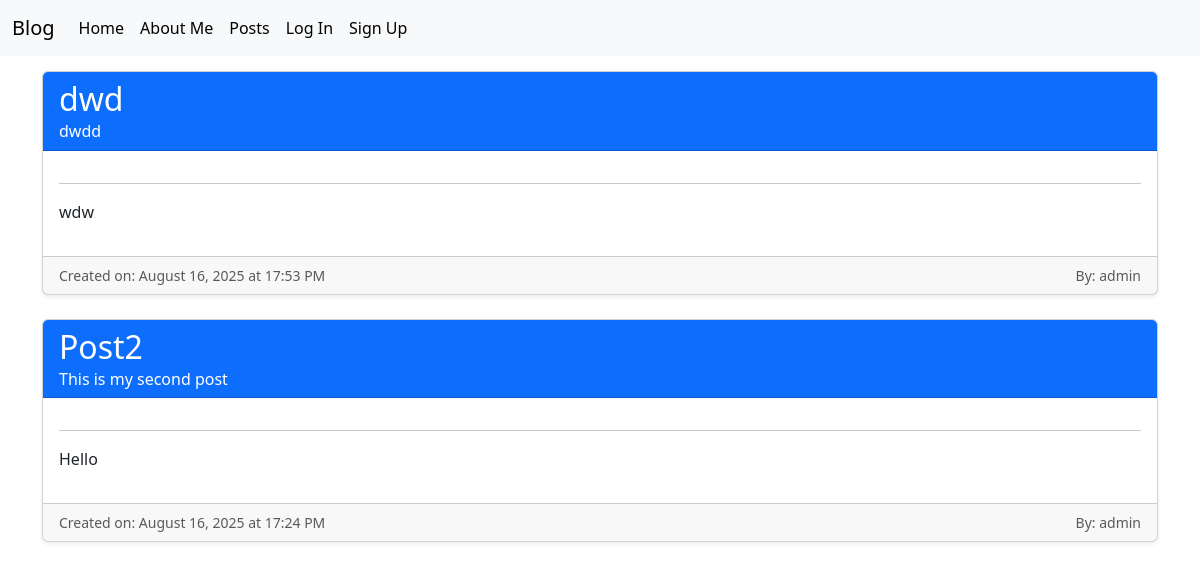
Page /posts/list/ on the earlier database version.
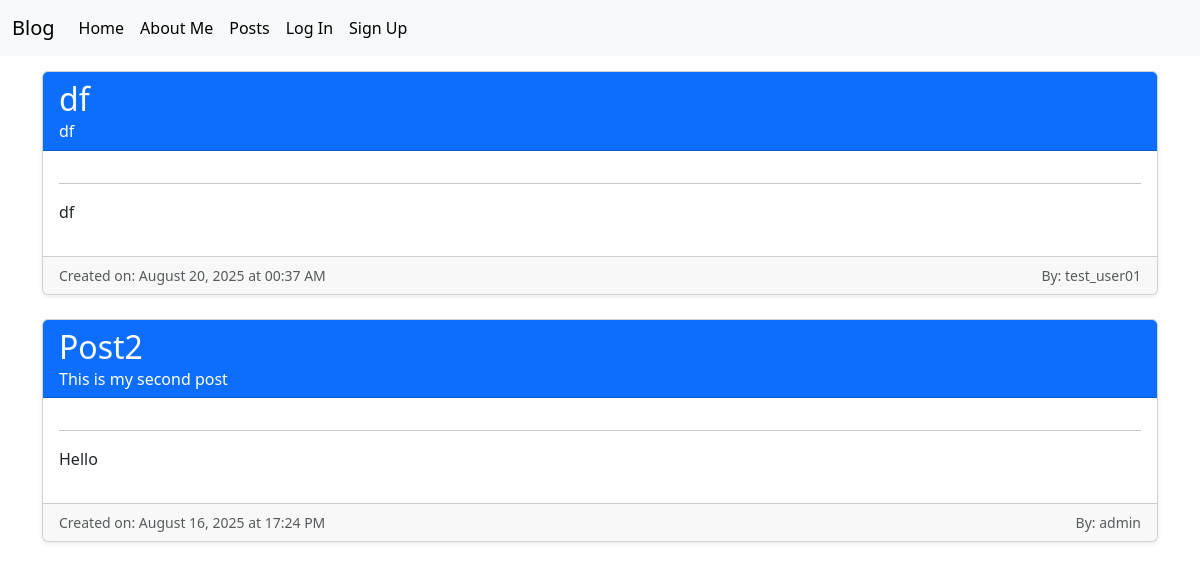
Same page on the later database version.
### posts/models.py (models this page shows, shortened)
class Post(models.Model):
    title = models.CharField(max_length=128)
    subtitle = models.CharField(max_length=256)
    body = models.TextField()
    author = models.ForeignKey(
        get_user_model(),
        on_delete=models.CASCADE
    )
    status = models.ForeignKey(
        Status,
        on_delete=models.CASCADE
    )
    created_on = models.DateTimeField(auto_now_add=True)

### posts/views.py (the view)
# urls.py: path("list/", PostListView.as_view(), name="post_list"),
class PostListView(ListView):
    template_name = "posts/list.html"
    model = Post
    context_object_name = "post_list"
    def get_queryset(self):
        status = Status.objects.get(name="published")
        return Post.objects.filter(status=status).order_by("created_on").reverse()

### templates/posts/list.html (shortened to what this page needs)
{% extends 'base.html' %}
{% block content %}
    <div class="container" style="margin-top: 15px;">
        {% for item in post_list %}
            <div class="card mb-4 shadow-sm">
                <div class="card-header bg-primary text-white">
                    <h2 class="card-title"><a href="{% url 'post_detail' item.id %}" class="card-title" style="text-decoration: none;">{{item.title}}</a></h2>
                    <h6 class="card-subtitle">{{item.subtitle}}</h6>
                </div>
                <div class="card-body">
                    <hr>
                    <div class="mb-3">
                        {{item.body|safe}}
                    </div>
                </div>
                <div class="card-footer d-flex justify-content-between text-muted">
                    <small>Created on: {{item.created_on|date:"F d, Y \a\t H:i A"}}</small>
                    <small>By: {{item.author.username}}</small>
                </div>
            </div>
        {% endfor %}
    </div>
{% endblock %}

### templates/base.html (shortened to what this page needs)
{% load static %}
<!DOCTYPE html>
<html lang="en">
  <head>
    <link
      href="https://cdn.jsdelivr.net/npm/bootstrap@5.3.7/dist/css/bootstrap.min.css"
      rel="stylesheet"
    />
    <link rel="stylesheet" href="https://cdn.jsdelivr.net/npm/bootstrap-icons@1.13.1/font/bootstrap-icons.min.css">
  </head>
  <body>
    {% include 'navbar.html'  %}
    <div>{% block content %} {% endblock content %}</div>
  </body>
</html>

### templates/navbar.html (shortened to what this page needs)
{% load static %}
<nav class="navbar navbar-expand-lg bg-body-tertiary">
  <div class="container-fluid">
    <a class="navbar-brand" href="{% url 'home' %}">Blog</a>
    <div class="collapse navbar-collapse" id="navbarSupportedContent">
      <ul class="navbar-nav me-auto mb-2 mb-lg-0">
        <li class="nav-item">
          <a
            class="nav-link active"
            aria-current="page"
            href="{% url 'homeTwo' %}"
            >Home</a
          >
        </li>
        <li class="nav-item">
          <a class="nav-link active" href="{% url 'about' %}">About Me</a>
        </li>
        <li class="nav-item">
          <a class="nav-link active" href="{% url 'post_list' %}">Posts</a>
        </li>
        {% if user.is_authenticated %}
        <li class="nav-item">
          <a class="nav-link active" href="{% url 'new_post' %}">New Post</a>
        </li>
        <li class="nav-item">
          <form method="post" action="{% url 'account_logout' %}">
            {% csrf_token %}
            <input type="submit" class="nav-link active" value="Log Out"></input>
          </form>
          </li>
        {% else %}
          <li class="nav-item">
            <a class="nav-link active" href="{% url 'account_login' %}">Log In</a>
          </li>
          <li class="nav-item">
            <a class="nav-link active" href="{% url 'account_signup' %}">Sign Up</a>
          </li>
        {% endif %}
      </ul>
    </div>
  </div>
</nav>

Differences in the rows shown:
removed Post: title "dwd", subtitle "dwdd", body "wdw", created_on "August 16, 2025 at 17:53 PM", author.username "admin"
added Post: title "df", subtitle "df", body "df", created_on "August 20, 2025 at 00:37 AM", author.username "test_user01"
